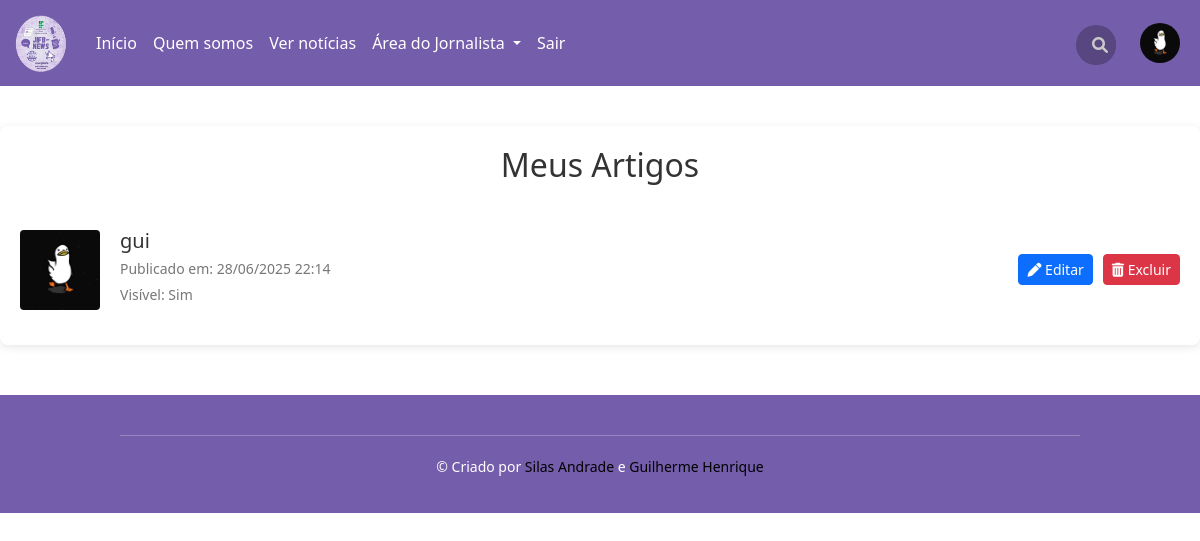
/noticias/meus-artigos/ (signed in), run on an earlier commit of the app's database.
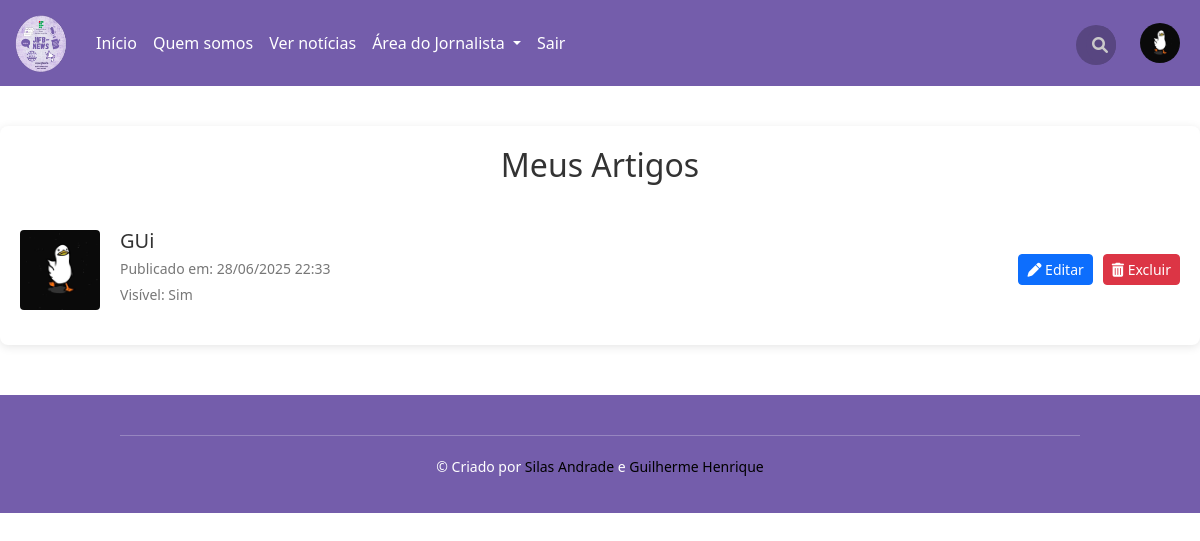
And on a later commit of the database.
### news/models.py (models this page shows, shortened)
class Noticia(models.Model):
    autor = models.ForeignKey(User, on_delete=models.CASCADE)
    título = models.CharField(max_length=500)
    corpo = models.TextField(blank=True, null=True)
    capa_noticia = models.ImageField(upload_to="uploads/noticias/CAPAS/%Y/%m/%d")
    tags = models.CharField(max_length=255, blank=True, help_text="Separe as tags por vírgula")
    visivel = models.BooleanField(default=True)
    updated = models.DateTimeField(auto_now=True)
    created = models.DateTimeField(auto_now_add=True)

### news/views.py (the view)
# urls.py: path('meus-artigos/', views.MeusArtigos, name='meus_artigos'),
@login_required(login_url='/login')
def MeusArtigos(request):
    meus_artigos = Noticia.objects.filter(autor=request.user).order_by('-created')
    perfil = Perfil.objects.get(user=request.user) if request.user.is_authenticated else None
    context = {
        'meus_artigos': meus_artigos,
        'minha_foto_de_perfil': perfil.foto_de_perfil if perfil else None,
        'perfil': perfil,
    }
    return render(request, 'news/meus_artigos.html', context)

### templates/news/meus_artigos.html (shortened to what this page needs)
{% extends 'main.html' %}
{% load static %}
{% block extra_css %}
    <link rel="stylesheet" href="{% static 'CSS/news/style.css' %}">
{% endblock %}
{% block content %}
    <div class="meus-artigos-container">
        <h2>Meus Artigos</h2>
        {% if meus_artigos %}
            {% for artigo in meus_artigos %}
                <div class="artigo-item">
                    {% if artigo.capa_noticia %}
                        <img src="{{ artigo.capa_noticia.url }}" alt="Capa" class="artigo-item-thumb">
                    {% else %}
                        <img src="{% static 'img/placeholder_noticia.jpg' %}" alt="Placeholder" class="artigo-item-thumb">
                    {% endif %}
                    <div class="artigo-item-info">
                        <h3><a href="{% url 'noticia' artigo.id %}" style="text-decoration: none; color: #333;">{{ artigo.título }}</a></h3>
                        <p>Publicado em: {{ artigo.created|date:"d/m/Y H:i" }}</p>
                        <p>Visível: {% if artigo.visivel %}Sim{% else %}Não{% endif %}</p>
                    </div>
                    <div class="artigo-item-actions">
                        <a href="{% url 'editar_noticia' artigo.id %}" class="btn btn-sm btn-primary">
                            <i class="fas fa-pen"></i> Editar
                        </a>
                        <a href="{% url 'excluir_noticia' artigo.id %}" class="btn btn-sm btn-danger">
                            <i class="fas fa-trash-alt"></i> Excluir
                        </a>
                    </div>
                </div>
            {% endfor %}
        {% else %}
            <p style="text-align: center; color: #777;">Você ainda não postou nenhum artigo.</p>
        {% endif %}
    </div>
{% endblock %}

What changed in the data, as far as the page shows it:
removed Noticia: capa_noticia (picture), título "gui", created "28/06/2025 22:14", visivel "Sim"
added Noticia: capa_noticia (picture), título "GUi", created "28/06/2025 22:33", visivel "Sim"
